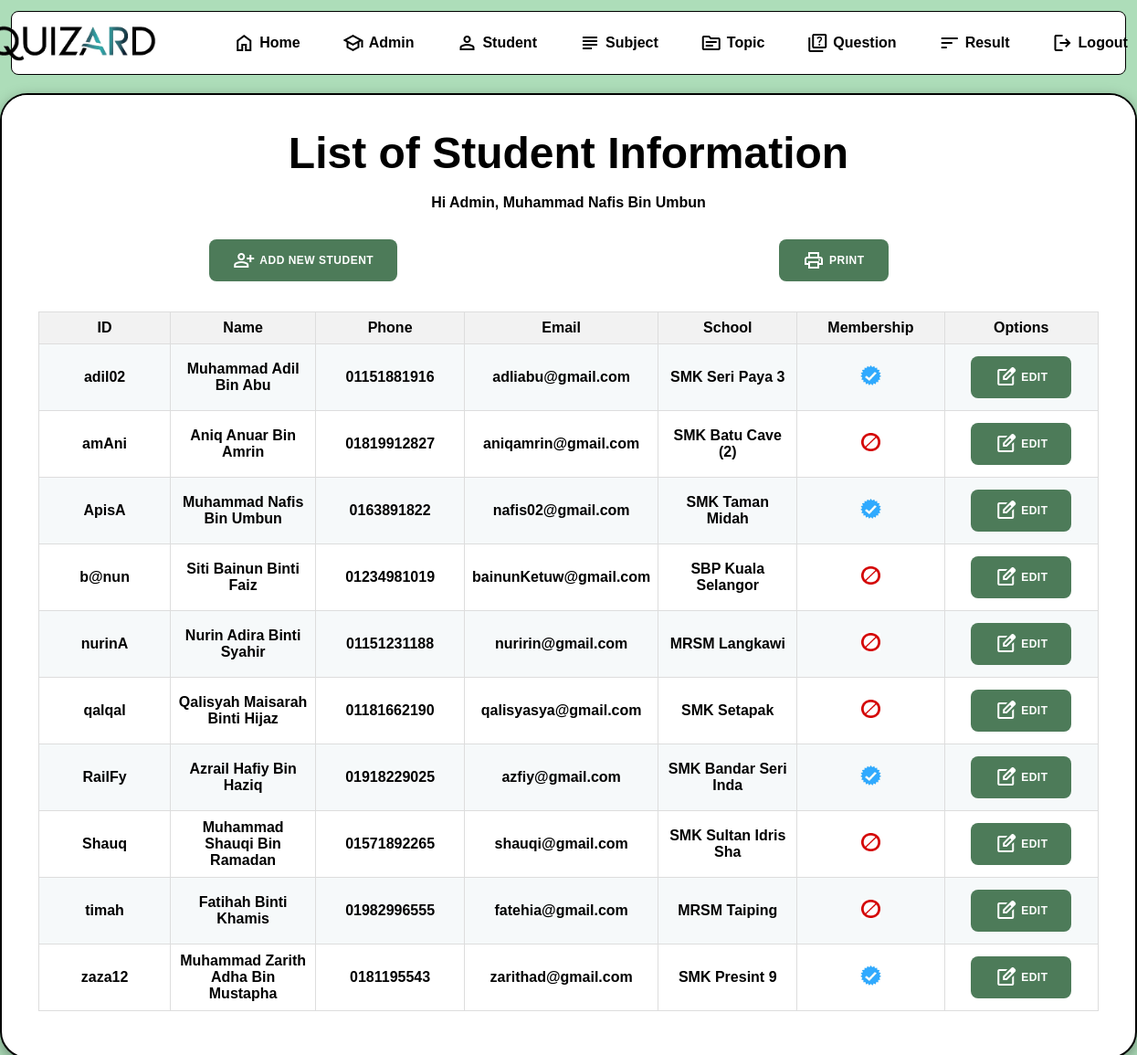
The page /quizard/menu_student.php (signed in) on the database its author committed.
### tables this page shows
CREATE TABLE `student` (
  `studID` varchar(10) NOT NULL,
  `studName` varchar(50) NOT NULL,
  `studPhone` varchar(12) DEFAULT NULL,
  `studEmail` varchar(30) DEFAULT NULL,
  `studSchool` varchar(20) DEFAULT NULL,
  `password` varchar(255) NOT NULL,
  `isPremium` tinyint(1) NOT NULL
);

### quizard/menu_student.php (the view, shortened to what this page needs)
<!DOCTYPE html>
<html>
<head>
    <link rel="stylesheet" href="style5.css">
</head>
<body>
    <nav>
        <img src="image/logo.png">
        <a href="menu_home.php"><span class='material-symbols-outlined'>home</span>Home</a>
        <a href="menu_admin.php"><span class='material-symbols-outlined'>school</span>Admin</a>
        <a href="menu_student.php"><span class='material-symbols-outlined'>person</span>Student</a>
        <a href="menu_subject.php"><span class='material-symbols-outlined'>subject</span>Subject</a>
        <a href="menu_topic.php"><span class='material-symbols-outlined'>topic</span>Topic</a>
        <a href="menu_question.php"><span class='material-symbols-outlined'>quiz</span>Question</a>
        <a href="menu_result.php"><span class='material-symbols-outlined'>sort</span>Result</a>
        <a href="logout.php"><span class='material-symbols-outlined'>logout</span>Logout</a>
    </nav>
    <div class="container" id="container">
        <div class="form-container sign-up">
            <form>
                <?php
                include("dbconn.php");
                $sql = "SELECT * FROM student";
                $query = mysqli_query($dbconn, $sql) or die("Error: " . mysqli_error($dbconn));
                $row = mysqli_num_rows($query);
                if ($row == 0) {
                    echo "No record found";
                } else {
                    echo "<br>";
                    echo "<br>";
                    echo "<font size='9'>List of Student Information</font>";
                    echo "<br>";
                    if (isset($_SESSION['adminName'])) {
                        echo "<h4>Hi Admin, " . $_SESSION['adminName'] . "</h4>";
                    } else {
                        echo "<h4>Guest</h4>";
                    }
                    echo "<br>";
                    echo "<table id='sorting'>";
                    echo "<tr><td><a href='studAdd.html' class='button2'><span class='material-symbols-outlined'>person_add</span>Add New Student</a>";
                    echo "<td><a href='#' onclick='window.print()' class='button2'><span class='material-symbols-outlined'>print</span>Print</a></td></tr>";
                    echo "</table>";
                    echo "<table border=1>";
                    echo "<tr>";
                    echo "<th>ID</th>";
                    echo "<th>Name</th>";
                    echo "<th>Phone</th>";
                    echo "<th>Email</th>";
                    echo "<th>School</th>";
                    echo "<th>Membership</th>";
                    echo "<th>Options</th>";
                    echo "</tr>";
                    while ($row = mysqli_fetch_array($query)) {
                        echo "<tr>";
                        echo "<td>" . $row["studID"] . "</td>";
                        echo "<td>" . $row["studName"] . "</td>";
                        echo "<td>" . $row["studPhone"] . "</td>";
                        echo "<td>" . $row["studEmail"] . "</td>";
                        echo "<td>" . $row["studSchool"] . "</td>";
                        echo "<td>";
                        if ($row["isPremium"]) {
                            echo '<img src="image/membership.png" alt="membership" id="membership">';
                        } else {
                            echo '<img src="image/notM.png" alt="notM" id="notM">';
                        }
                        echo "</td>";
                        echo "<td><a href='studEdit.php?stud_ID=" . $row["studID"] . "' class='button2'><span class='material-symbols-outlined'>edit_square</span>Edit</a></td>";
                        echo "</tr>";
                    }
                    echo "</table>";
                }
                ?>
            </form>
        </div>
    </div>
</body>
</html>

### quizard/style5.css (style rules this page uses)
* { margin: 0; padding: 0; box-sizing: border-box; font-family: 'Poppins', sans-serif; }
body { display: flex; justify-content: center; align-items: top; min-height: 100vh; background-color: rgb(173, 221, 185); padding: 12px; font-weight: bold; }
nav { position: relative; width: 1290px; height: 70px; background: #fff; border-radius: 8px; display: flex; justify-content: center; align-items: center; opacity: 1.0; border: 1px solid black; }
nav a { position: relative; display: inline-block; font-size: 1em; font-weight: 500; color: #fff; text-decoration: none; padding: 0 23px; z-index: 1; color: black; font-weight: bold; display: inline-flex; align-items: center; gap: 5px; }
nav img { height: 60%; width: auto; padding-right: 2%; display: block; margin-right: 3%; }
.container { background-color: #fff; border-radius: 30px; box-shadow: 0 5px 15px rgba(0, 0, 0, 0.35); position: absolute; overflow: hidden; width: 1550px; max-width: 100%; min-height: 700px; margin-top: 90px; border-style: solid; border-width: 2px; padding-bottom: 10px; }
.container form { background-color: #fff; display: flex; align-items: center; justify-content: center; flex-direction: column; padding: 0 40px; height: 100%; margin-bottom: 20px; }
.form-container { position: center; top: 0; height: 100%; transition: all 0.6s ease-in-out; }
table { width: 100%; border-collapse: collapse; margin-bottom: 20px; }
th, td { border: 1px solid #ddd; padding: 8px; text-align: center; width: 200px; }
th { background-color: #f2f2f2; }
tr:nth-child(even) { background-color: rgba(246, 249, 250, 0.986); }
a { text-decoration: none; color: blue; }
.button2 { background-color: #4d7b59; color: #fff; font-size: 12px; padding: 10px 25px; border: 1px solid transparent; border-radius: 8px; font-weight: 600; letter-spacing: 0.5px; text-transform: uppercase; margin-top: 5px; margin-bottom: 5px; cursor: pointer; display: inline-flex; align-items: center; gap: 5px; }
#sorting { background-color: #fff; border: none; border-collapse: collapse; }
#sorting td, #sorting th { border: none; padding-bottom: -50px; padding-top: -50px; background-color: #fff; }
#membership { width: 20%; height: 6%; }
#notM { width: 14%; height: 6%; }

### rows shown on the page
student: studID "adil02", studName "Muhammad Adil Bin Abu", studPhone "01151881916", studEmail "adliabu@gmail.com", studSchool "SMK Seri Paya 3", isPremium 1 (drawn)
student: studID "amAni", studName "Aniq Anuar Bin Amrin", studPhone "01819912827", studEmail "aniqamrin@gmail.com", studSchool "SMK Batu Cave (2)", isPremium 0 (drawn)
student: studID "ApisA", studName "Muhammad Nafis Bin Umbun", studPhone "0163891822", studEmail "nafis02@gmail.com", studSchool "SMK Taman Midah", isPremium 1 (drawn)
student: studID "b@nun", studName "Siti Bainun Binti Faiz", studPhone "01234981019", studEmail "bainunKetuw@gmail.com", studSchool "SBP Kuala Selangor", isPremium 0 (drawn)
student: studID "nurinA", studName "Nurin Adira Binti Syahir", studPhone "01151231188", studEmail "nuririn@gmail.com", studSchool "MRSM Langkawi", isPremium 0 (drawn)
student: studID "qalqal", studName "Qalisyah Maisarah Binti Hijaz", studPhone "01181662190", studEmail "qalisyasya@gmail.com", studSchool "SMK Setapak", isPremium 0 (drawn)
student: studID "RailFy", studName "Azrail Hafiy Bin Haziq", studPhone "01918229025", studEmail "azfiy@gmail.com", studSchool "SMK Bandar Seri Inda", isPremium 1 (drawn)
student: studID "Shauq", studName "Muhammad Shauqi Bin Ramadan", studPhone "01571892265", studEmail "shauqi@gmail.com", studSchool "SMK Sultan Idris Sha", isPremium 0 (drawn)
student: studID "timah", studName "Fatihah Binti Khamis", studPhone "01982996555", studEmail "fatehia@gmail.com", studSchool "MRSM Taiping", isPremium 0 (drawn)
student: studID "zaza12", studName "Muhammad Zarith Adha Bin Mustapha", studPhone "0181195543", studEmail "zarithad@gmail.com", studSchool "SMK Presint 9", isPremium 1 (drawn)

### other values the page prints
$_SESSION['adminName'] "Muhammad Nafis Bin Umbun"
